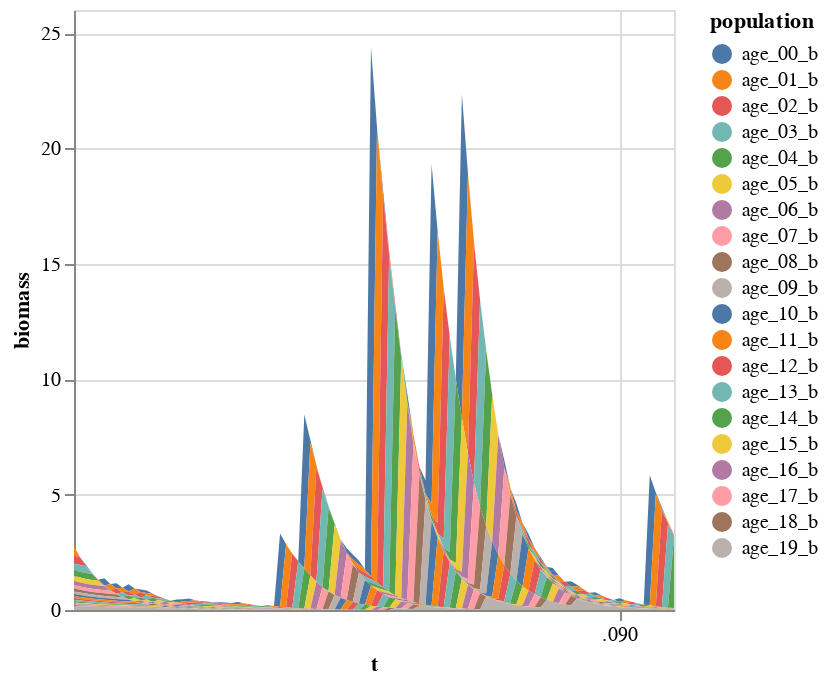

The notebook cell saved with this chart:
### Code cell
msy_population = prepare_for_altair(msy_ep)

msy_population_short = msy_population[msy_population.t < 100]

alt.Chart(msy_population_short).mark_area().encode(
    x="t:T",
    y="biomass:Q",
    color="population:N"
)

### Figure 1 — Vega-Lite specification as saved in the notebook (floating-point values rounded to 4 significant figures; data arrays with more than 128 entries replaced by an {"elided": "..."} marker saying what was removed)
{"config": {"view": {"continuousWidth": 300, "continuousHeight": 300}}, "data": {"name": "data-5c5937de869d84944bae3e9ebc289803"}, "mark": {"type": "area"}, "encoding": {"color": {"field": "population", "type": "nominal"}, "x": {"field": "t", "type": "temporal"}, "y": {"field": "biomass", "type": "quantitative"}}, "$schema": "https://vega.github.io/schema/vega-lite/v5.16.3.json", "datasets": {"data-5c5937de869d84944bae3e9ebc289803": {"elided": "2000 records"}}}
